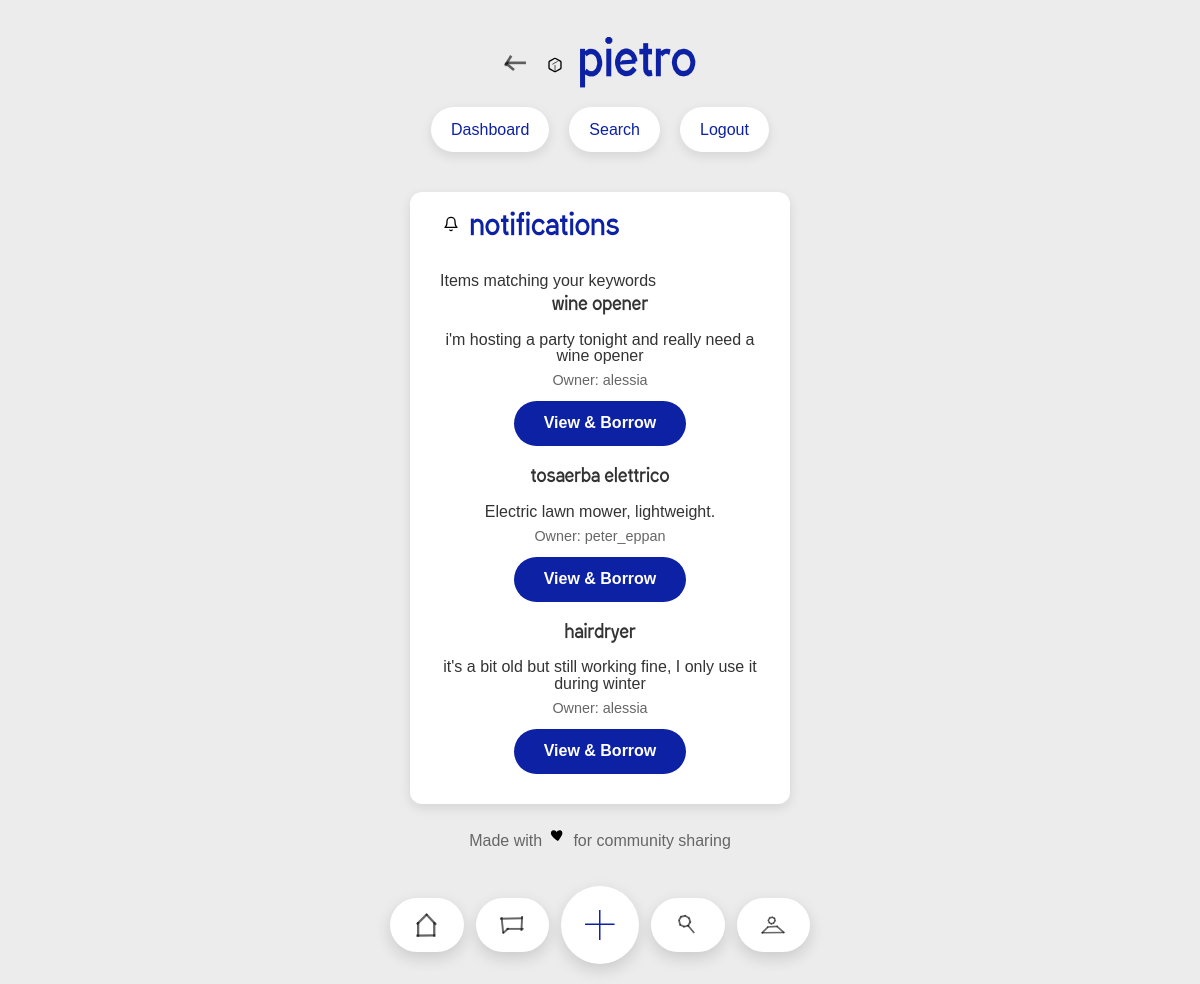
Screenshot of /notifications (signed in) with the database file from the repository.
### tables this page shows
CREATE TABLE items (
            id INTEGER PRIMARY KEY AUTOINCREMENT,
            name TEXT NOT NULL,
            description TEXT,
            owner_id INTEGER NOT NULL,
            status TEXT DEFAULT 'available',
            keywords TEXT, category TEXT, photo TEXT,
            FOREIGN KEY (owner_id) REFERENCES "users_old" (id)
        );

CREATE TABLE users (
                id INTEGER PRIMARY KEY AUTOINCREMENT,
                username TEXT UNIQUE NOT NULL,
                email TEXT UNIQUE,
                password TEXT NOT NULL,
                location TEXT,
                categories TEXT
            , photo TEXT, latitude REAL, longitude REAL, onboarding_seen INTEGER DEFAULT 0);

### app.py (the view)
@app.route('/notifications')
def notifications():
    if 'user_id' not in session:
        return redirect(url_for('login'))
    conn = get_db_connection()
    cursor = conn.cursor()
    cursor.execute('SELECT categories FROM users WHERE id = ?', (session['user_id'],))
    user = cursor.fetchone()
    user_categories = user['categories'].split(',') if user and user['categories'] else []
    user_categories = [cat.strip() for cat in user_categories]
    matching_items = []
    for category in user_categories:
        if category:
            cursor.execute('''
                SELECT i.*, u.username as owner
                FROM items i
                JOIN users u ON i.owner_id = u.id
                WHERE i.category = ? AND i.owner_id != ? AND i.status IN ('available', 'requested')
                ORDER BY i.id DESC
            ''', (category, session['user_id']))
            items = cursor.fetchall()
            matching_items.extend(items)
    conn.close()
    return render_template('notifications.html', items=matching_items)

### app.py (called while the page is built)
@app.url_defaults
def add_static_file_version(endpoint, values):
    if endpoint != 'static' or 'filename' not in values:
        return
    filepath = os.path.join(app.static_folder, values['filename'])
    if os.path.exists(filepath):
        values['v'] = int(os.path.getmtime(filepath))

def get_db_connection():
    conn = sqlite3.connect(DATABASE)
    conn.row_factory = sqlite3.Row
    conn.create_function('distance_km', 4, haversine_km)
    return conn

@app.context_processor
def inject_current_user_photo():
    if 'user_id' not in session:
        return {'current_user_photo': None}
    conn = get_db_connection()
    cursor = conn.cursor()
    cursor.execute('SELECT photo FROM users WHERE id = ?', (session['user_id'],))
    row = cursor.fetchone()
    conn.close()
    return {'current_user_photo': row['photo'] if row else None}

@app.context_processor
def inject_unread_messages():
    if 'user_id' not in session:
        return {'has_unread_messages': False}
    conn = get_db_connection()
    cursor = conn.cursor()
    cursor.execute('''
        SELECT 1
        FROM messages m
        JOIN requests r ON m.request_id = r.id
        JOIN items i ON r.item_id = i.id
        WHERE (i.owner_id = ? OR r.borrower_id = ?)
          AND m.sender_id != ?
          AND m.is_read = 0
        LIMIT 1
    ''', (session['user_id'], session['user_id'], session['user_id']))
    row = cursor.fetchone()
    conn.close()
    return {'has_unread_messages': row is not None}

### templates/notifications.html (shortened to what this page needs)
<!DOCTYPE html>
<html lang="en">
<head>
    <link rel="stylesheet" href="{{ url_for('static', filename='style.css') }}">
</head>
<body>
    <div class="container">
        <header>
            <h1>
                <a href="javascript:history.back()" class="item-detail-back" aria-label="Back"><span class="icon icon-back" aria-hidden="true"></span></a>
                <span class="icon icon-package" aria-hidden="true"></span> Pietro
            </h1>
            <nav>
                <a href="{{ url_for('dashboard') }}">Dashboard</a>
                <a href="{{ url_for('search') }}">Search</a>
                <a href="{{ url_for('logout') }}">Logout</a>
            </nav>
        </header>
        <main>
            <section class="notifications-section">
                <h2><span class="icon icon-bell" aria-hidden="true"></span> Notifications</h2>
                <p class="notifications-info">Items matching your keywords</p>
                {% if items %}
                <div class="item-list">
                    {% for item in items %}
                    <div class="item-card">
                        <h3>{{ item.name }}</h3>
                        <p>{{ item.description }}</p>
                        <p class="owner-info">Owner: {{ item.owner }}</p>
                        <a href="{{ url_for('item_detail', item_id=item.id) }}" class="btn-primary">View & Borrow</a>
                    </div>
                    {% endfor %}
                </div>
                {% else %}
                <p class="empty-state">No new notifications. Update your keywords in your profile to get notified!</p>
                {% endif %}
            </section>
        </main>
        {% include 'footer_nav.html' %}
        <footer>
            <p>Made with <span class="icon icon-heart" aria-hidden="true"></span> for community sharing</p>
        </footer>
    </div>
</body>
</html>

### static/style.css (style rules this page uses)
:root { --color-blue: #0D21A4; --color-light-blue: #B9C7F8; --color-green: #D1D066; --color-pink: #FB44BB; --color-orange: #FFA93A; --color-grey: #ECECEC; --color-white: #FFFFFF; --color-blue-dark: #081672; --color-pink-dark: #d61ea0; --color-pink-tint: #ffe3f0; --color-green-tint: #e6f7d9; --color-orange-tint: #fff1de; --font-heading: 'GapSans Bold', 'Apfel Grotezk Mittel', sans-serif; --font-body: 'Apfel Grotezk Mittel', sans-serif; --font-primary: var(--font-body); --font-secondary: var(--font-body); --primary-color: var(--color-blue); --secondary-color: var(--color-pink); --background-color: var(--color-grey); --card-background: var(--color-white); --text-color: #333333; --text-light: #666666; --success-color: var(--color-green); --error-color: var(--color-pink); --warning-color: var(--color-orange); --border-radius: 12px; --shadow: 0 4px 12px rgba(0, 0, 0, 0.1); }
* { margin: 0; padding: 0; box-sizing: border-box; }
h1, h2, h3, h4, h5, h6 { font-family: var(--font-heading); text-transform: lowercase; }
html { overflow-x: hidden; }
body { font-family: var(--font-primary); background-color: var(--color-grey); color: var(--text-color); line-height: 1.6; max-width: 420px; margin: 0 auto; width: 100%; padding-bottom: 90px; overflow-x: hidden; }
.container { max-width: 420px; margin: 0 auto; padding: 20px; }
header { text-align: center; margin-bottom: 40px; }
header h1 { font-size: 3rem; color: var(--primary-color); margin-bottom: 10px; }
nav { display: flex; justify-content: center; gap: 20px; flex-wrap: wrap; }
nav a { text-decoration: none; color: var(--primary-color); padding: 10px 20px; border-radius: 25px; background-color: var(--card-background); box-shadow: var(--shadow); transition: transform 0.2s, box-shadow 0.2s; }
main { background-color: var(--card-background); border-radius: var(--border-radius); padding: 30px; padding-top:10px; box-shadow: var(--shadow); margin-top:10px; }
h2 { color: var(--primary-color); margin-bottom: 20px; font-size: 1.8rem; }
.btn-primary { display: inline-block; padding: 14px 30px; background-color: var(--color-blue); color: var(--color-white); border: none; border-radius: 28px; font-family: var(--font-body); font-size: 1rem; font-weight: 700; cursor: pointer; text-decoration: none; transition: background-color 0.2s, transform 0.2s; }
.item-list, .request-list { display: grid; gap: 20px; }
.item-card, .request-card { background-color: #f5f5f5; padding: 20px; border-radius: var(--border-radius); border-left: 4px solid var(--primary-color); }
.item-card h3, .request-card h3 { margin-bottom: 10px; color: var(--text-color); }
.owner-info, .location-info { color: var(--text-light); font-size: 0.9rem; margin-bottom: 5px; }
.item-card { border: none; background: transparent; line-height: 1.05; padding: 0; text-align: center; display: flex; flex-direction: column; align-items: center; gap: 8px; text-decoration: none; cursor: pointer; transition: transform 0.15s ease; }
footer { text-align: center; padding: 20px; color: var(--text-light); }
.icon { display: inline-flex; width: 1.4rem; height: 1.4rem; align-items: center; justify-content: center; background-repeat: no-repeat; background-position: center; background-size: 70%; }
.item-detail-back { color: inherit; text-decoration: none; margin-right: 6px; display: inline-flex; vertical-align: middle; }
.item-detail-back .icon { width: 1.4rem; height: 1.4rem; background-size: 100%; }

### rows the page displays
items: name "wine opener", description "i'm hosting a party tonight and really need a wine opener", owner "alessia"
items: name "tosaerba elettrico", description "Electric lawn mower, lightweight.", owner "peter_eppan"
items: name "hairdryer", description "it's a bit old but still working fine, I only use it during winter", owner "alessia"
